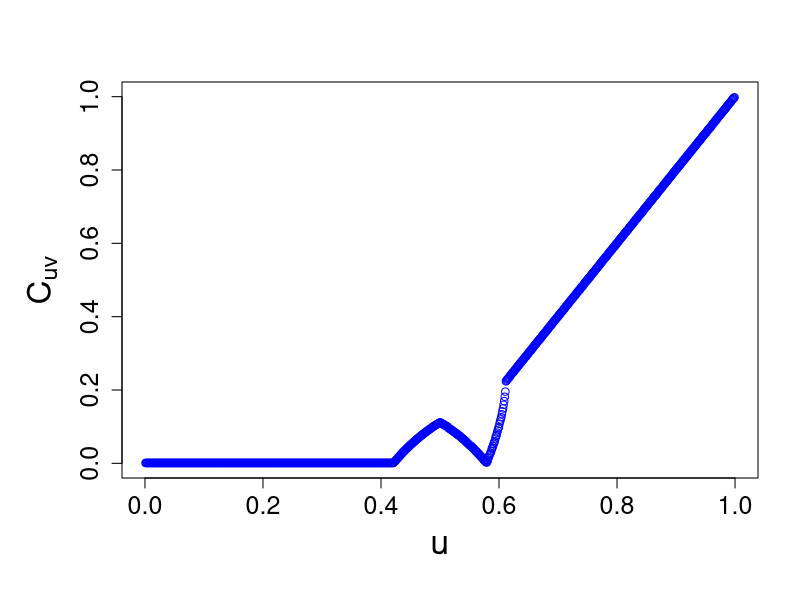

Reproduce this figure in R. (Note: this script raises an error after producing the figure.)
# Generate Figure 4 for the Paper

cat("\014")

x=seq(-5,5, by=0.01 )
y=(x*x-1)*(x*x-0.25)

n=length(x)
vect <- order(x , y )
x1=x
y1=y
for ( i in 1:n) {
  x1[i]=x[vect[i]]
  y1[i]=y[vect[i]]
}
x=x1
y=y1
data<-list(u=x,v=y)
pseudodata <- sapply(data, rank, ties.method = "random") / (n+1 )
u=pseudodata[,1]
v=pseudodata[,2]
cop=u
for(i in 1:n) {
  cpt=0
  for(j in 1:i) {
    if (( u[i]>=u[j]) && ( v[i]>=v[j])) {
      cpt=cpt+1
    }
  }
  cop[i]=cpt/(n + 1)
}
min=pmin(u,v)
max=pmax((u+v)-1,0)
pip=u*v

score=0
wanc=1

ss=cop[1]
if (cop[1]==pip[1]) {
  wanc=0
}
if ((cop[1]==min[1])||(cop[1]==max[1])||(cop[1]==cop[2])) {
  wanc=1
}

indep=(mean(abs(diff(cop)))>0.12)

for ( i in 2:n) {
  ss=c(ss,cop[i])
  if (( is.unsorted (ss))&&( is.unsorted (rev(ss)))) {
    cond1=(cop[i-1]==cop[i-2]) 
    if (cond1) {
      j=i-2
    }
    else {
      j=i-1  
    }
    if (cop[j]>pip[j]) {
      w=(cop[j]-pip[j])/(min[j]-pip[j])
    }
    else {
      if (cop[j]<pip[j]) {
        w=(pip[j]-cop[j])/(pip[j]-max[j])
      }
      else {
        w=0
      }
    }
    if (((round(cop[i-1],2)==round(min[i-1],2))||(round(cop[i-1],2)==round(max[i-1],2))|| (cop[i-1]==(1/(n+1))))&& (length(ss)>4 )) {
      w=1
    }
    if (((cop[i]==cop[i-2])||(cop[i-1]==cop[i-2]))&& (length(ss)>4 )) {
      w=1
    }
    if (((round(pip[i-1],2)==round(min[i-1],2))||(round(pip[i-1],2)==round(max[i-1],2)))&& (length(ss)>4 )) {
      w=1
    }
    condd=(round(cop[i-1],2)==round(pip[i-1],2))
    if (condd && indep) {
      w=0
    }
    score=score+(length(ss)-1)*(w+wanc)/2
    wanc=w
    ss=cop[i]
  }
  else {
    if (i==n) {
      if (cop[i]>pip[i]) {
        w=(cop[i]-pip[i])/(min[i]-pip[i])
      }
      else {
        if (cop[i]<pip[i]){
          w=(pip[i]-cop[i])/(pip[i]-max[i])
        }
        else{
          w=0
        }
      }
      if (((cop[i-1]==min[i-1])||(cop[i-1]==max[i-1]))&& (length(ss)>=4 )) {
        w=1
      }
      score=score+(length(ss)-1)*(w+wanc)/2
    }
  }
}
res<-(score+1)/n
#save.image()
#pdf("lambda.pdf")
#par(pty="s")

op <- par(mar = c(6,6,4,2) + 0.1, cex.axis=1.5, cex.lab=2)
plot(u,cop, type = 'p', col = "blue",xlab="u",ylab=expression('C'['uv']),ylim=c(0,1))
lines(u,pi, type = "l", col = "red")
lines(u,min, type = "l",lty=4, col = "black",lwd=3)
lines(u,max, type = "l", lty=2,col = "green",lwd=3)
axis(side = 2, font = 4)
axis(side = 1, font = 4)
#legend("topleft",c(expression('C'['uv']),expression(paste(Pi)),"M","W"), lty = c(1,1,3,2), col = c("blue","red","black","green"), cex = 2.5)

#dev.off()